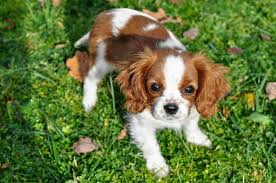
#> input picture piesek.jpg, 276 x 183 px
$ python 5.py
#> lines starting #> are read from the running program, lines starting #| are printed output that depends on the picture
import cv2
import numpy as np

image = cv2.imread("piesek.jpg")
#> image is the input picture: shape (183, 276, 3); mean B, G, R 60.9, 118.1, 99.7

noisy = image.copy()
noise = np.zeros_like(image, dtype=np.int16)
cv2.randn(noise, (0, 0, 0), (30, 30, 30))
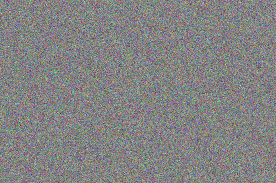
#> noise: shape (183, 276, 3) int16; mean of channels 0, 1, 2 -0.1, 0, 0; drawn with min black and max white
noisy = cv2.add(image.astype(np.int16), noise)
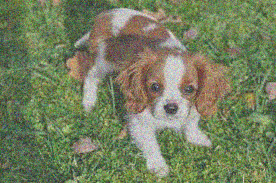
#> noisy: shape (183, 276, 3) int16; mean B, G, R 60.8, 118.1, 99.7; drawn with min black and max white
noisy = np.clip(noisy, 0, 255).astype(np.uint8)
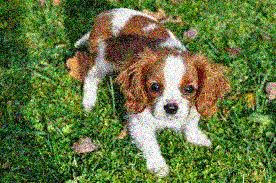
#> noisy: shape (183, 276, 3); mean B, G, R 63.4, 117.9, 100.1

cv2.imshow("Noisy Image (Gaussian)", noisy)

kernel = 5

avg = cv2.blur(noisy, (kernel, kernel))
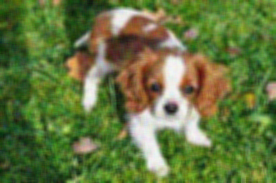
#> avg: shape (183, 276, 3); mean B, G, R 63.3, 117.9, 100.1
gaussian = cv2.GaussianBlur(noisy, (kernel, kernel), 0)
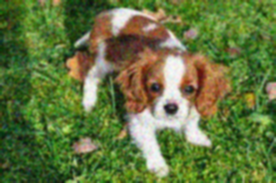
#> gaussian: shape (183, 276, 3); mean B, G, R 63.3, 117.9, 100.1
median = cv2.medianBlur(noisy, kernel)
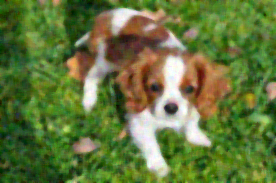
#> median: shape (183, 276, 3); mean B, G, R 60.4, 118.1, 99.6
bilateral = cv2.bilateralFilter(noisy, kernel, 75, 75)
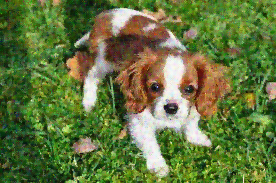
#> bilateral: shape (183, 276, 3); mean B, G, R 62.8, 117.8, 99.9

cv2.imshow("Average Blur", avg)
cv2.imshow("Gaussian Blur", gaussian)
cv2.imshow("Median Blur", median)
cv2.imshow("Bilateral Filter", bilateral)
cv2.waitKey(0)
cv2.destroyAllWindows()

$ run again, with B.jpg copied over piesek.jpg
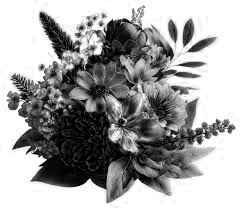
#> input picture B.jpg, 242 x 208 px
#> image is the input picture: shape (208, 242, 3); min 0, max 255, mean 163.9
#> `cv2.randn(noise, (0, 0, 0), (30, 30, 30))`:
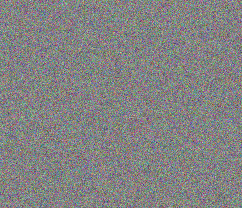
#> noise: shape (208, 242, 3) int16; mean of channels 0, 1, 2 -0.1, 0, 0.1; drawn with min black and max white
#> `bilateral = cv2.bilateralFilter(noisy, kernel, 75, 75)`:
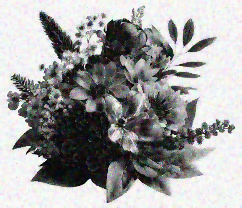
#> bilateral: shape (208, 242, 3); mean B, G, R 160, 160, 160

$ run again, with R.jpg copied over piesek.jpg
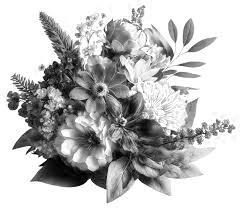
#> input picture R.jpg, 242 x 208 px
#> image is the input picture: shape (208, 242, 3); min 0, max 255, mean 191.3
#> `cv2.randn(noise, (0, 0, 0), (30, 30, 30))`:
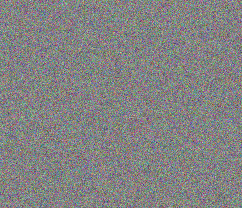
#> noise: shape (208, 242, 3) int16; mean of channels 0, 1, 2 -0.1, 0, 0.1; drawn with min black and max white
#> `bilateral = cv2.bilateralFilter(noisy, kernel, 75, 75)`:
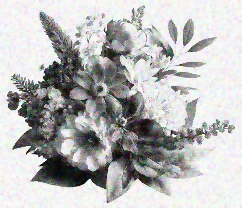
#> bilateral: shape (208, 242, 3); mean B, G, R 186.1, 186.2, 186.2
